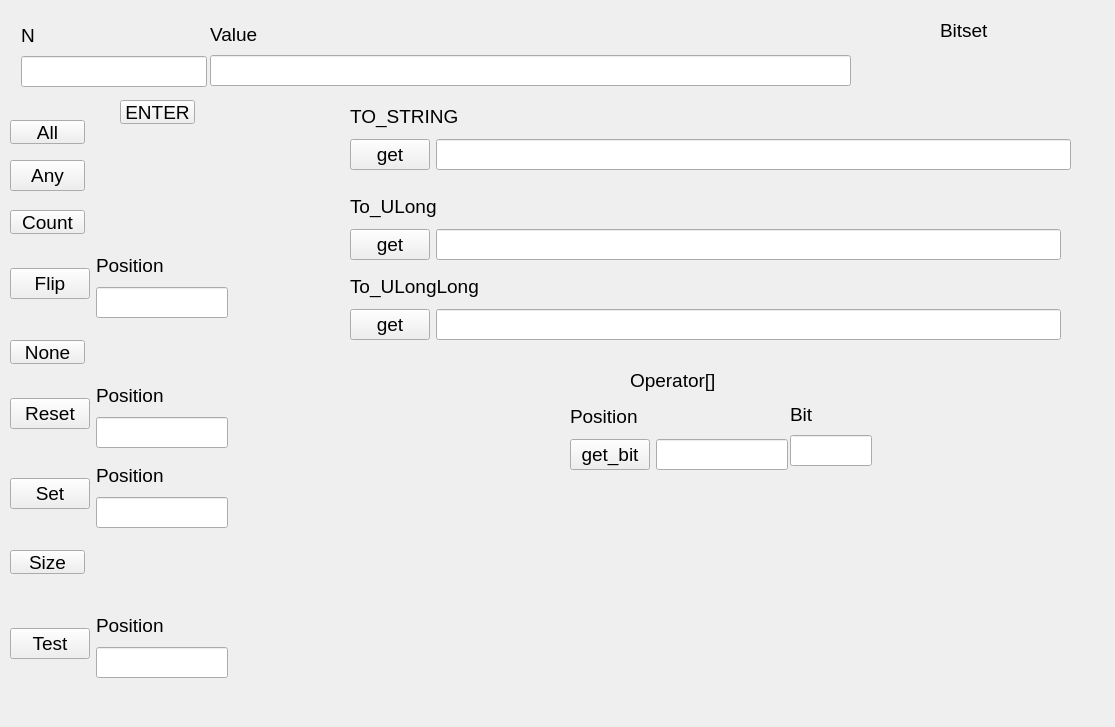
<?xml version="1.0" encoding="UTF-8"?>
<ui version="4.0">
 <class>Widget</class>
 <widget class="QWidget" name="Widget">
  <property name="geometry">
   <rect>
    <x>0</x>
    <y>0</y>
    <width>1115</width>
    <height>727</height>
   </rect>
  </property>
  <property name="windowTitle">
   <string>Widget</string>
  </property>
  <widget class="QLabel" name="label">
   <property name="geometry">
    <rect>
     <x>940</x>
     <y>10</y>
     <width>121</width>
     <height>41</height>
    </rect>
   </property>
   <property name="font">
    <font>
     <pointsize>14</pointsize>
    </font>
   </property>
   <property name="text">
    <string>Bitset</string>
   </property>
  </widget>
  <widget class="QPushButton" name="enter_button">
   <property name="geometry">
    <rect>
     <x>120</x>
     <y>100</y>
     <width>75</width>
     <height>24</height>
    </rect>
   </property>
   <property name="font">
    <font>
     <pointsize>14</pointsize>
    </font>
   </property>
   <property name="text">
    <string>ENTER</string>
   </property>
  </widget>
  <widget class="QPushButton" name="all_button">
   <property name="geometry">
    <rect>
     <x>10</x>
     <y>120</y>
     <width>75</width>
     <height>24</height>
    </rect>
   </property>
   <property name="font">
    <font>
     <pointsize>14</pointsize>
    </font>
   </property>
   <property name="text">
    <string>All</string>
   </property>
  </widget>
  <widget class="QPushButton" name="any_button">
   <property name="geometry">
    <rect>
     <x>10</x>
     <y>160</y>
     <width>75</width>
     <height>31</height>
    </rect>
   </property>
   <property name="font">
    <font>
     <pointsize>14</pointsize>
    </font>
   </property>
   <property name="text">
    <string>Any</string>
   </property>
  </widget>
  <widget class="QPushButton" name="count_button">
   <property name="geometry">
    <rect>
     <x>10</x>
     <y>210</y>
     <width>75</width>
     <height>24</height>
    </rect>
   </property>
   <property name="font">
    <font>
     <pointsize>14</pointsize>
    </font>
   </property>
   <property name="text">
    <string>Count</string>
   </property>
  </widget>
  <widget class="QPushButton" name="none_button">
   <property name="geometry">
    <rect>
     <x>10</x>
     <y>340</y>
     <width>75</width>
     <height>24</height>
    </rect>
   </property>
   <property name="font">
    <font>
     <pointsize>14</pointsize>
    </font>
   </property>
   <property name="text">
    <string>None</string>
   </property>
  </widget>
  <widget class="QPushButton" name="size_button">
   <property name="geometry">
    <rect>
     <x>10</x>
     <y>550</y>
     <width>75</width>
     <height>24</height>
    </rect>
   </property>
   <property name="font">
    <font>
     <pointsize>14</pointsize>
    </font>
   </property>
   <property name="text">
    <string>Size</string>
   </property>
  </widget>
  <widget class="QLabel" name="label_11">
   <property name="geometry">
    <rect>
     <x>630</x>
     <y>370</y>
     <width>91</width>
     <height>21</height>
    </rect>
   </property>
   <property name="font">
    <font>
     <pointsize>14</pointsize>
    </font>
   </property>
   <property name="text">
    <string>Operator[]</string>
   </property>
  </widget>
  <widget class="QWidget" name="">
   <property name="geometry">
    <rect>
     <x>10</x>
     <y>250</y>
     <width>218</width>
     <height>68</height>
    </rect>
   </property>
   <property name="font">
    <font>
     <pointsize>14</pointsize>
    </font>
   </property>
   <layout class="QHBoxLayout" name="horizontalLayout_2">
    <item>
     <widget class="QPushButton" name="flip_button">
      <property name="font">
       <font>
        <pointsize>14</pointsize>
       </font>
      </property>
      <property name="text">
       <string>Flip</string>
      </property>
     </widget>
    </item>
    <item>
     <layout class="QVBoxLayout" name="verticalLayout_6">
      <item>
       <widget class="QLabel" name="label_4">
        <property name="font">
         <font>
          <pointsize>14</pointsize>
         </font>
        </property>
        <property name="text">
         <string>Position</string>
        </property>
       </widget>
      </item>
      <item>
       <widget class="QLineEdit" name="line_flip">
        <property name="font">
         <font>
          <pointsize>14</pointsize>
         </font>
        </property>
       </widget>
      </item>
     </layout>
    </item>
   </layout>
  </widget>
  <widget class="QWidget" name="">
   <property name="geometry">
    <rect>
     <x>10</x>
     <y>380</y>
     <width>218</width>
     <height>68</height>
    </rect>
   </property>
   <property name="font">
    <font>
     <pointsize>14</pointsize>
    </font>
   </property>
   <layout class="QHBoxLayout" name="horizontalLayout_3">
    <item>
     <widget class="QPushButton" name="reset_button">
      <property name="font">
       <font>
        <pointsize>14</pointsize>
       </font>
      </property>
      <property name="text">
       <string>Reset</string>
      </property>
     </widget>
    </item>
    <item>
     <layout class="QVBoxLayout" name="verticalLayout_5">
      <item>
       <widget class="QLabel" name="label_5">
        <property name="font">
         <font>
          <pointsize>14</pointsize>
         </font>
        </property>
        <property name="text">
         <string>Position</string>
        </property>
       </widget>
      </item>
      <item>
       <widget class="QLineEdit" name="line_reset">
        <property name="font">
         <font>
          <pointsize>14</pointsize>
         </font>
        </property>
       </widget>
      </item>
     </layout>
    </item>
   </layout>
  </widget>
  <widget class="QWidget" name="">
   <property name="geometry">
    <rect>
     <x>10</x>
     <y>460</y>
     <width>218</width>
     <height>68</height>
    </rect>
   </property>
   <property name="font">
    <font>
     <pointsize>14</pointsize>
    </font>
   </property>
   <layout class="QHBoxLayout" name="horizontalLayout_4">
    <item>
     <widget class="QPushButton" name="set_button">
      <property name="font">
       <font>
        <pointsize>14</pointsize>
       </font>
      </property>
      <property name="text">
       <string>Set</string>
      </property>
     </widget>
    </item>
    <item>
     <layout class="QVBoxLayout" name="verticalLayout_4">
      <item>
       <widget class="QLabel" name="label_6">
        <property name="font">
         <font>
          <pointsize>14</pointsize>
         </font>
        </property>
        <property name="text">
         <string>Position</string>
        </property>
       </widget>
      </item>
      <item>
       <widget class="QLineEdit" name="line_set">
        <property name="font">
         <font>
          <pointsize>14</pointsize>
         </font>
        </property>
       </widget>
      </item>
     </layout>
    </item>
   </layout>
  </widget>
  <widget class="QWidget" name="">
   <property name="geometry">
    <rect>
     <x>10</x>
     <y>610</y>
     <width>218</width>
     <height>68</height>
    </rect>
   </property>
   <property name="font">
    <font>
     <pointsize>14</pointsize>
    </font>
   </property>
   <layout class="QHBoxLayout" name="horizontalLayout_5">
    <item>
     <widget class="QPushButton" name="test_button">
      <property name="font">
       <font>
        <pointsize>14</pointsize>
       </font>
      </property>
      <property name="text">
       <string>Test</string>
      </property>
     </widget>
    </item>
    <item>
     <layout class="QVBoxLayout" name="verticalLayout_3">
      <item>
       <widget class="QLabel" name="label_7">
        <property name="font">
         <font>
          <pointsize>14</pointsize>
         </font>
        </property>
        <property name="text">
         <string>Position</string>
        </property>
       </widget>
      </item>
      <item>
       <widget class="QLineEdit" name="line_test">
        <property name="font">
         <font>
          <pointsize>14</pointsize>
         </font>
        </property>
       </widget>
      </item>
     </layout>
    </item>
   </layout>
  </widget>
  <widget class="QWidget" name="">
   <property name="geometry">
    <rect>
     <x>350</x>
     <y>100</y>
     <width>721</width>
     <height>70</height>
    </rect>
   </property>
   <property name="font">
    <font>
     <pointsize>14</pointsize>
    </font>
   </property>
   <layout class="QVBoxLayout" name="verticalLayout_7">
    <item>
     <widget class="QLabel" name="label_8">
      <property name="font">
       <font>
        <pointsize>14</pointsize>
       </font>
      </property>
      <property name="text">
       <string>TO_STRING</string>
      </property>
     </widget>
    </item>
    <item>
     <layout class="QHBoxLayout" name="horizontalLayout_6">
      <item>
       <widget class="QPushButton" name="button_get_string">
        <property name="font">
         <font>
          <pointsize>14</pointsize>
         </font>
        </property>
        <property name="text">
         <string>get</string>
        </property>
       </widget>
      </item>
      <item>
       <widget class="QLineEdit" name="line_string">
        <property name="font">
         <font>
          <pointsize>14</pointsize>
         </font>
        </property>
       </widget>
      </item>
     </layout>
    </item>
   </layout>
  </widget>
  <widget class="QWidget" name="">
   <property name="geometry">
    <rect>
     <x>350</x>
     <y>190</y>
     <width>711</width>
     <height>70</height>
    </rect>
   </property>
   <property name="font">
    <font>
     <pointsize>14</pointsize>
    </font>
   </property>
   <layout class="QVBoxLayout" name="verticalLayout_8">
    <item>
     <widget class="QLabel" name="label_9">
      <property name="font">
       <font>
        <pointsize>14</pointsize>
       </font>
      </property>
      <property name="text">
       <string>To_ULong</string>
      </property>
     </widget>
    </item>
    <item>
     <layout class="QHBoxLayout" name="horizontalLayout_7">
      <item>
       <widget class="QPushButton" name="button_get_ULong">
        <property name="font">
         <font>
          <pointsize>14</pointsize>
         </font>
        </property>
        <property name="text">
         <string>get</string>
        </property>
       </widget>
      </item>
      <item>
       <widget class="QLineEdit" name="line_ulong">
        <property name="font">
         <font>
          <pointsize>14</pointsize>
         </font>
        </property>
       </widget>
      </item>
     </layout>
    </item>
   </layout>
  </widget>
  <widget class="QWidget" name="">
   <property name="geometry">
    <rect>
     <x>350</x>
     <y>270</y>
     <width>711</width>
     <height>70</height>
    </rect>
   </property>
   <property name="font">
    <font>
     <pointsize>14</pointsize>
    </font>
   </property>
   <layout class="QVBoxLayout" name="verticalLayout_9">
    <item>
     <widget class="QLabel" name="label_10">
      <property name="font">
       <font>
        <pointsize>14</pointsize>
       </font>
      </property>
      <property name="text">
       <string>To_ULongLong</string>
      </property>
     </widget>
    </item>
    <item>
     <layout class="QHBoxLayout" name="horizontalLayout_8">
      <item>
       <widget class="QPushButton" name="button_get_ULongLong">
        <property name="font">
         <font>
          <pointsize>14</pointsize>
         </font>
        </property>
        <property name="text">
         <string>get</string>
        </property>
       </widget>
      </item>
      <item>
       <widget class="QLineEdit" name="line_ulonglong">
        <property name="font">
         <font>
          <pointsize>14</pointsize>
         </font>
        </property>
       </widget>
      </item>
     </layout>
    </item>
   </layout>
  </widget>
  <widget class="QWidget" name="">
   <property name="geometry">
    <rect>
     <x>570</x>
     <y>400</y>
     <width>218</width>
     <height>70</height>
    </rect>
   </property>
   <property name="font">
    <font>
     <pointsize>14</pointsize>
    </font>
   </property>
   <layout class="QVBoxLayout" name="verticalLayout_10">
    <item>
     <widget class="QLabel" name="label_12">
      <property name="font">
       <font>
        <pointsize>14</pointsize>
       </font>
      </property>
      <property name="text">
       <string>Position</string>
      </property>
     </widget>
    </item>
    <item>
     <layout class="QHBoxLayout" name="horizontalLayout_9">
      <item>
       <widget class="QPushButton" name="button_get_bit">
        <property name="font">
         <font>
          <pointsize>14</pointsize>
         </font>
        </property>
        <property name="text">
         <string>get_bit</string>
        </property>
       </widget>
      </item>
      <item>
       <widget class="QLineEdit" name="bit_line">
        <property name="font">
         <font>
          <pointsize>14</pointsize>
         </font>
        </property>
       </widget>
      </item>
     </layout>
    </item>
   </layout>
  </widget>
  <widget class="QWidget" name="">
   <property name="geometry">
    <rect>
     <x>210</x>
     <y>20</y>
     <width>641</width>
     <height>66</height>
    </rect>
   </property>
   <layout class="QVBoxLayout" name="verticalLayout_2">
    <item>
     <widget class="QLabel" name="label_3">
      <property name="font">
       <font>
        <pointsize>14</pointsize>
       </font>
      </property>
      <property name="text">
       <string>Value</string>
      </property>
     </widget>
    </item>
    <item>
     <widget class="QLineEdit" name="line_value">
      <property name="font">
       <font>
        <pointsize>14</pointsize>
       </font>
      </property>
     </widget>
    </item>
   </layout>
  </widget>
  <widget class="QWidget" name="">
   <property name="geometry">
    <rect>
     <x>21</x>
     <y>21</y>
     <width>186</width>
     <height>66</height>
    </rect>
   </property>
   <property name="font">
    <font>
     <pointsize>14</pointsize>
    </font>
   </property>
   <layout class="QVBoxLayout" name="verticalLayout">
    <item>
     <widget class="QLabel" name="label_2">
      <property name="font">
       <font>
        <pointsize>14</pointsize>
       </font>
      </property>
      <property name="text">
       <string>N</string>
      </property>
     </widget>
    </item>
    <item>
     <widget class="QLineEdit" name="line_N">
      <property name="font">
       <font>
        <pointsize>14</pointsize>
       </font>
      </property>
     </widget>
    </item>
   </layout>
  </widget>
  <widget class="QWidget" name="">
   <property name="geometry">
    <rect>
     <x>790</x>
     <y>400</y>
     <width>82</width>
     <height>66</height>
    </rect>
   </property>
   <property name="font">
    <font>
     <pointsize>14</pointsize>
    </font>
   </property>
   <layout class="QVBoxLayout" name="verticalLayout_11">
    <item>
     <widget class="QLabel" name="label_13">
      <property name="font">
       <font>
        <pointsize>14</pointsize>
       </font>
      </property>
      <property name="text">
       <string>Bit</string>
      </property>
     </widget>
    </item>
    <item>
     <widget class="QLineEdit" name="line_bit">
      <property name="font">
       <font>
        <pointsize>14</pointsize>
       </font>
      </property>
     </widget>
    </item>
   </layout>
  </widget>
 </widget>
 <resources/>
 <connections/>
</ui>
